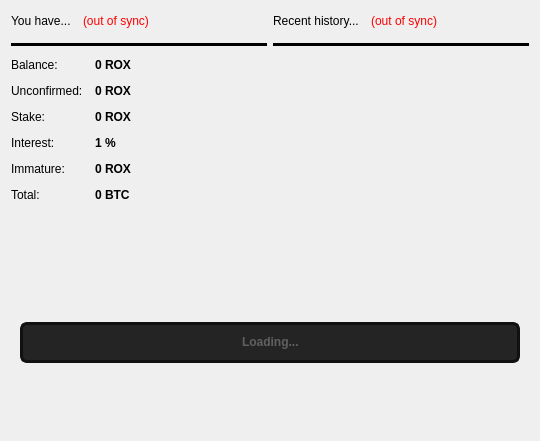
<?xml version="1.0" encoding="UTF-8"?>
<ui version="4.0">
 <class>OverviewPage</class>
 <widget class="QWidget" name="OverviewPage">
  <property name="geometry">
   <rect>
    <x>0</x>
    <y>0</y>
    <width>540</width>
    <height>441</height>
   </rect>
  </property>
  <property name="windowTitle">
   <string>Form</string>
  </property>
  <layout class="QVBoxLayout" name="verticalLayout_2">
   <item>
    <layout class="QHBoxLayout" name="horizontalLayout_3">
     <item>
      <widget class="QFrame" name="frame">
       <property name="frameShape">
        <enum>QFrame::NoFrame</enum>
       </property>
       <property name="frameShadow">
        <enum>QFrame::Plain</enum>
       </property>
       <property name="lineWidth">
        <number>0</number>
       </property>
       <layout class="QVBoxLayout" name="verticalLayout_4">
        <property name="spacing">
         <number>12</number>
        </property>
        <property name="margin">
         <number>0</number>
        </property>
        <item>
         <layout class="QHBoxLayout" name="horizontalLayout_4">
          <item>
           <widget class="QLabel" name="label_5">
            <property name="text">
             <string>You have...</string>
            </property>
            <property name="openExternalLinks">
             <bool>true</bool>
            </property>
           </widget>
          </item>
          <item>
           <widget class="QLabel" name="labelWalletStatus">
            <property name="mouseTracking">
             <bool>true</bool>
            </property>
            <property name="toolTip">
             <string>The displayed information may be out of date. Your wallet automatically synchronizes with the Roxcoin network after a connection is established, but this process has not completed yet.</string>
            </property>
            <property name="styleSheet">
             <string notr="true">QLabel { color: red; }</string>
            </property>
            <property name="text">
             <string notr="true">(out of sync)</string>
            </property>
            <property name="alignment">
             <set>Qt::AlignLeading|Qt::AlignLeft|Qt::AlignVCenter</set>
            </property>
            <property name="wordWrap">
             <bool>false</bool>
            </property>
            <property name="openExternalLinks">
             <bool>true</bool>
            </property>
           </widget>
          </item>
          <item>
           <spacer name="horizontalSpacer_2">
            <property name="orientation">
             <enum>Qt::Horizontal</enum>
            </property>
            <property name="sizeHint" stdset="0">
             <size>
              <width>40</width>
              <height>20</height>
             </size>
            </property>
           </spacer>
          </item>
         </layout>
        </item>
        <item>
         <widget class="Line" name="line">
          <property name="palette">
           <palette>
            <active>
             <colorrole role="WindowText">
              <brush brushstyle="SolidPattern">
               <color alpha="255">
                <red>0</red>
                <green>0</green>
                <blue>0</blue>
               </color>
              </brush>
             </colorrole>
             <colorrole role="Button">
              <brush brushstyle="SolidPattern">
               <color alpha="255">
                <red>0</red>
                <green>0</green>
                <blue>0</blue>
               </color>
              </brush>
             </colorrole>
             <colorrole role="Light">
              <brush brushstyle="SolidPattern">
               <color alpha="255">
                <red>0</red>
                <green>0</green>
                <blue>0</blue>
               </color>
              </brush>
             </colorrole>
             <colorrole role="Midlight">
              <brush brushstyle="SolidPattern">
               <color alpha="255">
                <red>0</red>
                <green>0</green>
                <blue>0</blue>
               </color>
              </brush>
             </colorrole>
             <colorrole role="Dark">
              <brush brushstyle="SolidPattern">
               <color alpha="255">
                <red>0</red>
                <green>0</green>
                <blue>0</blue>
               </color>
              </brush>
             </colorrole>
             <colorrole role="Mid">
              <brush brushstyle="SolidPattern">
               <color alpha="255">
                <red>0</red>
                <green>0</green>
                <blue>0</blue>
               </color>
              </brush>
             </colorrole>
             <colorrole role="Text">
              <brush brushstyle="SolidPattern">
               <color alpha="255">
                <red>255</red>
                <green>255</green>
                <blue>255</blue>
               </color>
              </brush>
             </colorrole>
             <colorrole role="BrightText">
              <brush brushstyle="SolidPattern">
               <color alpha="255">
                <red>255</red>
                <green>255</green>
                <blue>255</blue>
               </color>
              </brush>
             </colorrole>
             <colorrole role="ButtonText">
              <brush brushstyle="SolidPattern">
               <color alpha="255">
                <red>255</red>
                <green>255</green>
                <blue>255</blue>
               </color>
              </brush>
             </colorrole>
             <colorrole role="Base">
              <brush brushstyle="SolidPattern">
               <color alpha="255">
                <red>0</red>
                <green>0</green>
                <blue>0</blue>
               </color>
              </brush>
             </colorrole>
             <colorrole role="Window">
              <brush brushstyle="SolidPattern">
               <color alpha="255">
                <red>0</red>
                <green>0</green>
                <blue>0</blue>
               </color>
              </brush>
             </colorrole>
             <colorrole role="Shadow">
              <brush brushstyle="SolidPattern">
               <color alpha="255">
                <red>0</red>
                <green>0</green>
                <blue>0</blue>
               </color>
              </brush>
             </colorrole>
             <colorrole role="AlternateBase">
              <brush brushstyle="SolidPattern">
               <color alpha="255">
                <red>0</red>
                <green>0</green>
                <blue>0</blue>
               </color>
              </brush>
             </colorrole>
             <colorrole role="ToolTipBase">
              <brush brushstyle="SolidPattern">
               <color alpha="255">
                <red>255</red>
                <green>255</green>
                <blue>220</blue>
               </color>
              </brush>
             </colorrole>
             <colorrole role="ToolTipText">
              <brush brushstyle="SolidPattern">
               <color alpha="255">
                <red>0</red>
                <green>0</green>
                <blue>0</blue>
               </color>
              </brush>
             </colorrole>
            </active>
            <inactive>
             <colorrole role="WindowText">
              <brush brushstyle="SolidPattern">
               <color alpha="255">
                <red>0</red>
                <green>0</green>
                <blue>0</blue>
               </color>
              </brush>
             </colorrole>
             <colorrole role="Button">
              <brush brushstyle="SolidPattern">
               <color alpha="255">
                <red>0</red>
                <green>0</green>
                <blue>0</blue>
               </color>
              </brush>
             </colorrole>
             <colorrole role="Light">
              <brush brushstyle="SolidPattern">
               <color alpha="255">
                <red>0</red>
                <green>0</green>
                <blue>0</blue>
               </color>
              </brush>
             </colorrole>
             <colorrole role="Midlight">
              <brush brushstyle="SolidPattern">
               <color alpha="255">
                <red>0</red>
                <green>0</green>
                <blue>0</blue>
               </color>
              </brush>
             </colorrole>
             <colorrole role="Dark">
              <brush brushstyle="SolidPattern">
               <color alpha="255">
                <red>0</red>
                <green>0</green>
                <blue>0</blue>
               </color>
              </brush>
             </colorrole>
             <colorrole role="Mid">
              <brush brushstyle="SolidPattern">
               <color alpha="255">
                <red>0</red>
                <green>0</green>
                <blue>0</blue>
               </color>
              </brush>
             </colorrole>
             <colorrole role="Text">
              <brush brushstyle="SolidPattern">
               <color alpha="255">
                <red>255</red>
                <green>255</green>
                <blue>255</blue>
               </color>
              </brush>
             </colorrole>
             <colorrole role="BrightText">
              <brush brushstyle="SolidPattern">
               <color alpha="255">
                <red>255</red>
                <green>255</green>
                <blue>255</blue>
               </color>
              </brush>
             </colorrole>
             <colorrole role="ButtonText">
              <brush brushstyle="SolidPattern">
               <color alpha="255">
                <red>255</red>
                <green>255</green>
                <blue>255</blue>
               </color>
              </brush>
             </colorrole>
             <colorrole role="Base">
              <brush brushstyle="SolidPattern">
               <color alpha="255">
                <red>0</red>
                <green>0</green>
                <blue>0</blue>
               </color>
              </brush>
             </colorrole>
             <colorrole role="Window">
              <brush brushstyle="SolidPattern">
               <color alpha="255">
                <red>0</red>
                <green>0</green>
                <blue>0</blue>
               </color>
              </brush>
             </colorrole>
             <colorrole role="Shadow">
              <brush brushstyle="SolidPattern">
               <color alpha="255">
                <red>0</red>
                <green>0</green>
                <blue>0</blue>
               </color>
              </brush>
             </colorrole>
             <colorrole role="AlternateBase">
              <brush brushstyle="SolidPattern">
               <color alpha="255">
                <red>0</red>
                <green>0</green>
                <blue>0</blue>
               </color>
              </brush>
             </colorrole>
             <colorrole role="ToolTipBase">
              <brush brushstyle="SolidPattern">
               <color alpha="255">
                <red>255</red>
                <green>255</green>
                <blue>220</blue>
               </color>
              </brush>
             </colorrole>
             <colorrole role="ToolTipText">
              <brush brushstyle="SolidPattern">
               <color alpha="255">
                <red>0</red>
                <green>0</green>
                <blue>0</blue>
               </color>
              </brush>
             </colorrole>
            </inactive>
            <disabled>
             <colorrole role="WindowText">
              <brush brushstyle="SolidPattern">
               <color alpha="255">
                <red>0</red>
                <green>0</green>
                <blue>0</blue>
               </color>
              </brush>
             </colorrole>
             <colorrole role="Button">
              <brush brushstyle="SolidPattern">
               <color alpha="255">
                <red>0</red>
                <green>0</green>
                <blue>0</blue>
               </color>
              </brush>
             </colorrole>
             <colorrole role="Light">
              <brush brushstyle="SolidPattern">
               <color alpha="255">
                <red>0</red>
                <green>0</green>
                <blue>0</blue>
               </color>
              </brush>
             </colorrole>
             <colorrole role="Midlight">
              <brush brushstyle="SolidPattern">
               <color alpha="255">
                <red>0</red>
                <green>0</green>
                <blue>0</blue>
               </color>
              </brush>
             </colorrole>
             <colorrole role="Dark">
              <brush brushstyle="SolidPattern">
               <color alpha="255">
                <red>0</red>
                <green>0</green>
                <blue>0</blue>
               </color>
              </brush>
             </colorrole>
             <colorrole role="Mid">
              <brush brushstyle="SolidPattern">
               <color alpha="255">
                <red>0</red>
                <green>0</green>
                <blue>0</blue>
               </color>
              </brush>
             </colorrole>
             <colorrole role="Text">
              <brush brushstyle="SolidPattern">
               <color alpha="255">
                <red>0</red>
                <green>0</green>
                <blue>0</blue>
               </color>
              </brush>
             </colorrole>
             <colorrole role="BrightText">
              <brush brushstyle="SolidPattern">
               <color alpha="255">
                <red>255</red>
                <green>255</green>
                <blue>255</blue>
               </color>
              </brush>
             </colorrole>
             <colorrole role="ButtonText">
              <brush brushstyle="SolidPattern">
               <color alpha="255">
                <red>0</red>
                <green>0</green>
                <blue>0</blue>
               </color>
              </brush>
             </colorrole>
             <colorrole role="Base">
              <brush brushstyle="SolidPattern">
               <color alpha="255">
                <red>0</red>
                <green>0</green>
                <blue>0</blue>
               </color>
              </brush>
             </colorrole>
             <colorrole role="Window">
              <brush brushstyle="SolidPattern">
               <color alpha="255">
                <red>0</red>
                <green>0</green>
                <blue>0</blue>
               </color>
              </brush>
             </colorrole>
             <colorrole role="Shadow">
              <brush brushstyle="SolidPattern">
               <color alpha="255">
                <red>0</red>
                <green>0</green>
                <blue>0</blue>
               </color>
              </brush>
             </colorrole>
             <colorrole role="AlternateBase">
              <brush brushstyle="SolidPattern">
               <color alpha="255">
                <red>0</red>
                <green>0</green>
                <blue>0</blue>
               </color>
              </brush>
             </colorrole>
             <colorrole role="ToolTipBase">
              <brush brushstyle="SolidPattern">
               <color alpha="255">
                <red>255</red>
                <green>255</green>
                <blue>220</blue>
               </color>
              </brush>
             </colorrole>
             <colorrole role="ToolTipText">
              <brush brushstyle="SolidPattern">
               <color alpha="255">
                <red>0</red>
                <green>0</green>
                <blue>0</blue>
               </color>
              </brush>
             </colorrole>
            </disabled>
           </palette>
          </property>
          <property name="frameShadow">
           <enum>QFrame::Plain</enum>
          </property>
          <property name="lineWidth">
           <number>20</number>
          </property>
          <property name="midLineWidth">
           <number>20</number>
          </property>
          <property name="orientation">
           <enum>Qt::Horizontal</enum>
          </property>
         </widget>
        </item>
        <item>
         <layout class="QFormLayout" name="formLayout_2">
          <property name="fieldGrowthPolicy">
           <enum>QFormLayout::AllNonFixedFieldsGrow</enum>
          </property>
          <property name="horizontalSpacing">
           <number>12</number>
          </property>
          <property name="verticalSpacing">
           <number>12</number>
          </property>
          <item row="0" column="0">
           <widget class="QLabel" name="label">
            <property name="text">
             <string>Balance:</string>
            </property>
            <property name="openExternalLinks">
             <bool>true</bool>
            </property>
           </widget>
          </item>
          <item row="0" column="1">
           <widget class="QLabel" name="labelBalance">
            <property name="font">
             <font>
              <weight>75</weight>
              <bold>true</bold>
             </font>
            </property>
            <property name="cursor">
             <cursorShape>IBeamCursor</cursorShape>
            </property>
            <property name="toolTip">
             <string>Your current spendable balance</string>
            </property>
            <property name="text">
             <string notr="true">0 ROX</string>
            </property>
            <property name="textInteractionFlags">
             <set>Qt::LinksAccessibleByMouse|Qt::TextSelectableByKeyboard|Qt::TextSelectableByMouse</set>
            </property>
           </widget>
          </item>
          <item row="1" column="0">
           <widget class="QLabel" name="label_3">
            <property name="text">
             <string>Unconfirmed:</string>
            </property>
            <property name="openExternalLinks">
             <bool>true</bool>
            </property>
           </widget>
          </item>
          <item row="1" column="1">
           <widget class="QLabel" name="labelUnconfirmed">
            <property name="font">
             <font>
              <weight>75</weight>
              <bold>true</bold>
             </font>
            </property>
            <property name="cursor">
             <cursorShape>IBeamCursor</cursorShape>
            </property>
            <property name="toolTip">
             <string>Total of transactions that have yet to be confirmed, and do not yet count toward the current balance</string>
            </property>
            <property name="text">
             <string notr="true">0 ROX</string>
            </property>
            <property name="textInteractionFlags">
             <set>Qt::LinksAccessibleByMouse|Qt::TextSelectableByKeyboard|Qt::TextSelectableByMouse</set>
            </property>
           </widget>
          </item>
          <item row="2" column="0">
           <widget class="QLabel" name="label_6">
            <property name="styleSheet">
             <string notr="true"/>
            </property>
            <property name="text">
             <string>Stake:</string>
            </property>
            <property name="openExternalLinks">
             <bool>true</bool>
            </property>
           </widget>
          </item>
          <item row="2" column="1">
           <widget class="QLabel" name="labelStake">
            <property name="font">
             <font>
              <weight>75</weight>
              <bold>true</bold>
             </font>
            </property>
            <property name="cursor">
             <cursorShape>IBeamCursor</cursorShape>
            </property>
            <property name="toolTip">
             <string>Total of coins that was staked, and do not yet count toward the current balance</string>
            </property>
            <property name="styleSheet">
             <string notr="true"/>
            </property>
            <property name="text">
             <string notr="true">0 ROX</string>
            </property>
            <property name="textInteractionFlags">
             <set>Qt::LinksAccessibleByMouse|Qt::TextSelectableByKeyboard|Qt::TextSelectableByMouse</set>
            </property>
           </widget>
          </item>
          <item row="3" column="0">
           <widget class="QLabel" name="interestLabel">
            <property name="styleSheet">
             <string notr="true"/>
            </property>
            <property name="text">
             <string>Interest:</string>
            </property>
            <property name="openExternalLinks">
             <bool>true</bool>
            </property>
           </widget>
          </item>
          <item row="3" column="1">
           <widget class="QLabel" name="interestValueLabel">
            <property name="font">
             <font>
              <weight>75</weight>
              <bold>true</bold>
             </font>
            </property>
            <property name="cursor">
             <cursorShape>IBeamCursor</cursorShape>
            </property>
            <property name="toolTip">
             <string>The current yearly stake interest. Increases as more people stake on the network. Updates about every 30 seconds.</string>
            </property>
            <property name="styleSheet">
             <string notr="true"/>
            </property>
            <property name="text">
             <string>1 %</string>
            </property>
           </widget>
          </item>
          <item row="4" column="0">
           <widget class="QLabel" name="labelImmatureText">
            <property name="text">
             <string>Immature:</string>
            </property>
            <property name="openExternalLinks">
             <bool>true</bool>
            </property>
           </widget>
          </item>
          <item row="4" column="1">
           <widget class="QLabel" name="labelImmature">
            <property name="font">
             <font>
              <weight>75</weight>
              <bold>true</bold>
             </font>
            </property>
            <property name="toolTip">
             <string>Mined balance that has not yet matured</string>
            </property>
            <property name="text">
             <string notr="true">0 ROX</string>
            </property>
            <property name="textInteractionFlags">
             <set>Qt::LinksAccessibleByMouse|Qt::TextSelectableByKeyboard|Qt::TextSelectableByMouse</set>
            </property>
           </widget>
          </item>
          <item row="5" column="0">
           <widget class="QLabel" name="labelTotalText">
            <property name="text">
             <string>Total:</string>
            </property>
            <property name="openExternalLinks">
             <bool>true</bool>
            </property>
           </widget>
          </item>
          <item row="5" column="1">
           <widget class="QLabel" name="labelTotal">
            <property name="font">
             <font>
              <weight>75</weight>
              <bold>true</bold>
             </font>
            </property>
            <property name="cursor">
             <cursorShape>IBeamCursor</cursorShape>
            </property>
            <property name="toolTip">
             <string>Your current total balance</string>
            </property>
            <property name="text">
             <string notr="true">0 BTC</string>
            </property>
            <property name="textInteractionFlags">
             <set>Qt::LinksAccessibleByMouse|Qt::TextSelectableByKeyboard|Qt::TextSelectableByMouse</set>
            </property>
           </widget>
          </item>
         </layout>
        </item>
        <item>
         <spacer name="verticalSpacer_3">
          <property name="orientation">
           <enum>Qt::Vertical</enum>
          </property>
          <property name="sizeHint" stdset="0">
           <size>
            <width>20</width>
            <height>40</height>
           </size>
          </property>
         </spacer>
        </item>
       </layout>
      </widget>
     </item>
     <item>
      <widget class="QFrame" name="frame_2">
       <property name="frameShape">
        <enum>QFrame::NoFrame</enum>
       </property>
       <property name="frameShadow">
        <enum>QFrame::Plain</enum>
       </property>
       <property name="lineWidth">
        <number>0</number>
       </property>
       <layout class="QVBoxLayout" name="verticalLayout">
        <property name="spacing">
         <number>12</number>
        </property>
        <property name="margin">
         <number>0</number>
        </property>
        <item>
         <layout class="QHBoxLayout" name="horizontalLayout_2">
          <item>
           <widget class="QLabel" name="label_4">
            <property name="text">
             <string>Recent history...</string>
            </property>
            <property name="openExternalLinks">
             <bool>true</bool>
            </property>
           </widget>
          </item>
          <item>
           <widget class="QLabel" name="labelTransactionsStatus">
            <property name="mouseTracking">
             <bool>true</bool>
            </property>
            <property name="toolTip">
             <string>The displayed information may be out of date. Your wallet automatically synchronizes with the Roxcoin network after a connection is established, but this process has not completed yet.</string>
            </property>
            <property name="styleSheet">
             <string notr="true">QLabel { color: red; }</string>
            </property>
            <property name="text">
             <string notr="true">(out of sync)</string>
            </property>
            <property name="alignment">
             <set>Qt::AlignRight|Qt::AlignTrailing|Qt::AlignVCenter</set>
            </property>
            <property name="openExternalLinks">
             <bool>true</bool>
            </property>
           </widget>
          </item>
          <item>
           <spacer name="horizontalSpacer">
            <property name="orientation">
             <enum>Qt::Horizontal</enum>
            </property>
            <property name="sizeHint" stdset="0">
             <size>
              <width>40</width>
              <height>20</height>
             </size>
            </property>
           </spacer>
          </item>
         </layout>
        </item>
        <item>
         <widget class="Line" name="line_2">
          <property name="palette">
           <palette>
            <active>
             <colorrole role="WindowText">
              <brush brushstyle="SolidPattern">
               <color alpha="255">
                <red>0</red>
                <green>0</green>
                <blue>0</blue>
               </color>
              </brush>
             </colorrole>
            </active>
            <inactive>
             <colorrole role="WindowText">
              <brush brushstyle="SolidPattern">
               <color alpha="255">
                <red>0</red>
                <green>0</green>
                <blue>0</blue>
               </color>
              </brush>
             </colorrole>
            </inactive>
            <disabled>
             <colorrole role="WindowText">
              <brush brushstyle="SolidPattern">
               <color alpha="255">
                <red>143</red>
                <green>146</green>
                <blue>147</blue>
               </color>
              </brush>
             </colorrole>
            </disabled>
           </palette>
          </property>
          <property name="frameShadow">
           <enum>QFrame::Plain</enum>
          </property>
          <property name="lineWidth">
           <number>20</number>
          </property>
          <property name="midLineWidth">
           <number>20</number>
          </property>
          <property name="orientation">
           <enum>Qt::Horizontal</enum>
          </property>
         </widget>
        </item>
        <item>
         <widget class="QListView" name="listTransactions">
          <property name="styleSheet">
           <string notr="true">QListView { background: transparent; }</string>
          </property>
          <property name="frameShape">
           <enum>QFrame::NoFrame</enum>
          </property>
          <property name="verticalScrollBarPolicy">
           <enum>Qt::ScrollBarAlwaysOff</enum>
          </property>
          <property name="horizontalScrollBarPolicy">
           <enum>Qt::ScrollBarAlwaysOff</enum>
          </property>
          <property name="selectionMode">
           <enum>QAbstractItemView::NoSelection</enum>
          </property>
         </widget>
        </item>
        <item>
         <spacer name="verticalSpacer">
          <property name="orientation">
           <enum>Qt::Vertical</enum>
          </property>
          <property name="sizeHint" stdset="0">
           <size>
            <width>20</width>
            <height>64</height>
           </size>
          </property>
         </spacer>
        </item>
       </layout>
      </widget>
     </item>
    </layout>
   </item>
   <item>
    <widget class="QFrame" name="frame_3">
     <property name="frameShape">
      <enum>QFrame::NoFrame</enum>
     </property>
     <property name="frameShadow">
      <enum>QFrame::Plain</enum>
     </property>
     <property name="lineWidth">
      <number>0</number>
     </property>
     <layout class="QVBoxLayout" name="verticalLayout_3">
      <item>
       <widget class="QProgressBar" name="strengthBar">
        <property name="font">
         <font>
          <weight>75</weight>
          <bold>true</bold>
         </font>
        </property>
        <property name="toolTip">
         <string>Proof of strength - what proportion of the total network weight belongs to you.</string>
        </property>
        <property name="statusTip">
         <string/>
        </property>
        <property name="styleSheet">
         <string notr="true">
QProgressBar {
     border: 3px solid #111111;
     border-radius: 7px;
  	background-color: #242424;
	text-align: center;
	color: rgb(96, 96, 96);
	height: 35px;
 }

 QProgressBar::chunk {
	background: rgba(233, 208, 4, 255);
     width: 20px;
 }</string>
        </property>
        <property name="value">
         <number>0</number>
        </property>
        <property name="invertedAppearance">
         <bool>false</bool>
        </property>
        <property name="format">
         <string>Loading...</string>
        </property>
       </widget>
      </item>
     </layout>
    </widget>
   </item>
   <item>
    <spacer name="verticalSpacer_2">
     <property name="orientation">
      <enum>Qt::Vertical</enum>
     </property>
     <property name="sizeHint" stdset="0">
      <size>
       <width>20</width>
       <height>64</height>
      </size>
     </property>
    </spacer>
   </item>
  </layout>
 </widget>
 <resources/>
 <connections/>
</ui>
